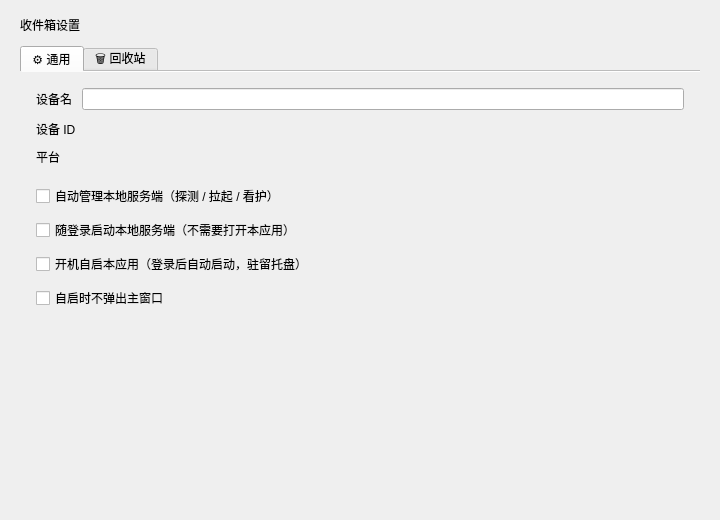
<?xml version="1.0" encoding="UTF-8"?>
<!-- inboxsettingspage.ui —— 收件箱设置页布局（Qt Designer）
     与 InboxSettingsPage::buildUi() 的静态结构一一对应。注意：
     1. 边距/间距/标签最小宽为基准值，si() 缩放几何在 buildUi() 中重设；
     2. sp() 动态字号样式保留在 applyStyle()；设备名/ID/平台取值与勾选状态运行时填充；
     3. 回收站子页（awqtui::TrashPage）经 customwidget 声明嵌入 -->
<ui version="4.0">
 <class>InboxSettingsPage</class>
 <widget class="QWidget" name="InboxSettingsPage">
  <property name="geometry">
   <rect>
    <x>0</x>
    <y>0</y>
    <width>720</width>
    <height>520</height>
   </rect>
  </property>
  <layout class="QVBoxLayout" name="rootLayout" stretch="0,1">
   <property name="leftMargin">
    <number>20</number>
   </property>
   <property name="topMargin">
    <number>16</number>
   </property>
   <property name="rightMargin">
    <number>20</number>
   </property>
   <property name="bottomMargin">
    <number>16</number>
   </property>
   <property name="spacing">
    <number>12</number>
   </property>
   <item>
    <widget class="QLabel" name="title">
     <property name="text">
      <string>收件箱设置</string>
     </property>
    </widget>
   </item>
   <item>
    <widget class="QTabWidget" name="tabs">
     <property name="documentMode">
      <bool>true</bool>
     </property>
     <widget class="QWidget" name="general">
      <attribute name="title">
       <string>⚙ 通用</string>
      </attribute>
      <layout class="QVBoxLayout" name="generalLay" stretch="0,0,0,0,0,0,0,1">
       <property name="leftMargin">
        <number>16</number>
       </property>
       <property name="topMargin">
        <number>16</number>
       </property>
       <property name="rightMargin">
        <number>16</number>
       </property>
       <property name="bottomMargin">
        <number>16</number>
       </property>
       <property name="spacing">
        <number>10</number>
       </property>
       <item>
        <layout class="QHBoxLayout" name="nameRow">
         <item>
          <widget class="QLabel" name="nameLabel">
           <property name="text">
            <string>设备名</string>
           </property>
          </widget>
         </item>
         <item>
          <widget class="QLineEdit" name="deviceName">
           <property name="clearButtonEnabled">
            <bool>true</bool>
           </property>
          </widget>
         </item>
        </layout>
       </item>
       <item>
        <layout class="QHBoxLayout" name="idRow">
         <item>
          <widget class="QLabel" name="idLabel">
           <property name="text">
            <string>设备 ID</string>
           </property>
          </widget>
         </item>
         <item>
          <widget class="QLabel" name="deviceId"/>
         </item>
        </layout>
       </item>
       <item>
        <layout class="QHBoxLayout" name="platRow">
         <item>
          <widget class="QLabel" name="platLabel">
           <property name="text">
            <string>平台</string>
           </property>
          </widget>
         </item>
         <item>
          <widget class="QLabel" name="platformLabel"/>
         </item>
        </layout>
       </item>
       <item>
        <spacer name="gap">
         <property name="orientation">
          <enum>Qt::Vertical</enum>
         </property>
         <property name="sizeType">
          <enum>QSizePolicy::Fixed</enum>
         </property>
         <property name="sizeHint" stdset="0">
          <size>
           <width>8</width>
           <height>8</height>
          </size>
         </property>
        </spacer>
       </item>
       <item>
        <widget class="QCheckBox" name="autoManage">
         <property name="text">
          <string>自动管理本地服务端（探测 / 拉起 / 看护）</string>
         </property>
        </widget>
       </item>
       <item>
        <widget class="QCheckBox" name="autostart">
         <property name="text">
          <string>随登录启动本地服务端（不需要打开本应用）</string>
         </property>
        </widget>
       </item>
       <item>
        <widget class="QCheckBox" name="appAutostart">
         <property name="text">
          <string>开机自启本应用（登录后自动启动，驻留托盘）</string>
         </property>
        </widget>
       </item>
       <item>
        <widget class="QCheckBox" name="appAutostartHidden">
         <property name="text">
          <string>自启时不弹出主窗口</string>
         </property>
        </widget>
       </item>
       <item>
        <widget class="QLabel" name="status"/>
       </item>
       <item>
        <spacer name="verticalStretch">
         <property name="orientation">
          <enum>Qt::Vertical</enum>
         </property>
         <property name="sizeHint" stdset="0">
          <size>
           <width>20</width>
           <height>40</height>
          </size>
         </property>
        </spacer>
       </item>
      </layout>
     </widget>
     <widget class="QWidget" name="trashHost">
      <attribute name="title">
       <string>🗑 回收站</string>
      </attribute>
      <layout class="QVBoxLayout" name="trashHostLay">
       <property name="leftMargin">
        <number>0</number>
       </property>
       <property name="topMargin">
        <number>0</number>
       </property>
       <property name="rightMargin">
        <number>0</number>
       </property>
       <property name="bottomMargin">
        <number>0</number>
       </property>
       <property name="spacing">
        <number>0</number>
       </property>
      </layout>
     </widget>
    </widget>
   </item>
  </layout>
 </widget>
 <resources/>
 <connections/>
</ui>
